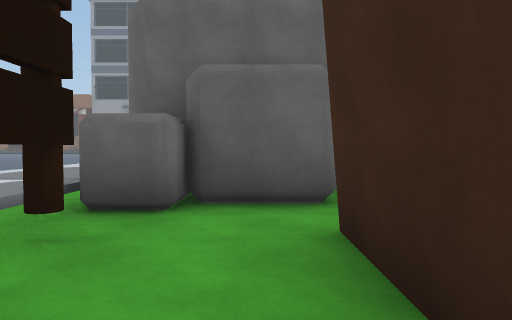
view 1 (above)

24 first-person views from a walk through a scene from a Unity 3-D project. The camera is 1.3 m above the floor, tilts 2° down and sees 70° across. The floor is counted in squares, 2 m on a side. Each view is taken from the middle of a square. On the plan, view 1 faces up. The plan holds only what a view shows up to about 11 squares ahead; the rest is blank. The place goes on beyond the plan. The player is left out.

view 2
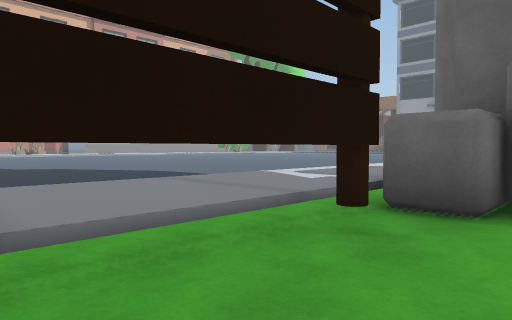

view 3
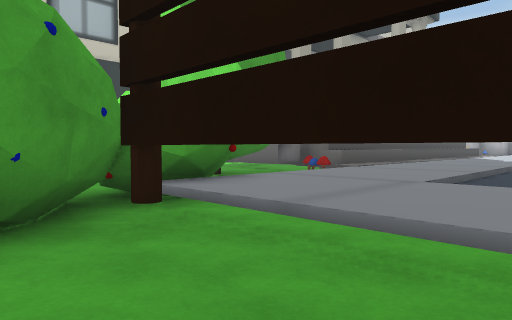

view 4
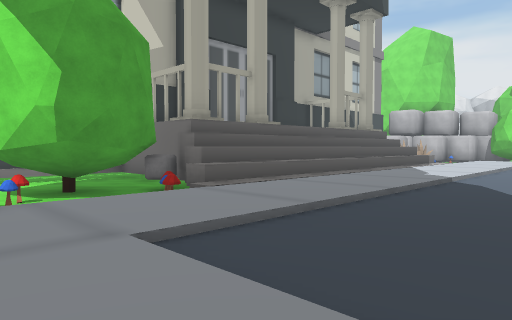

view 5
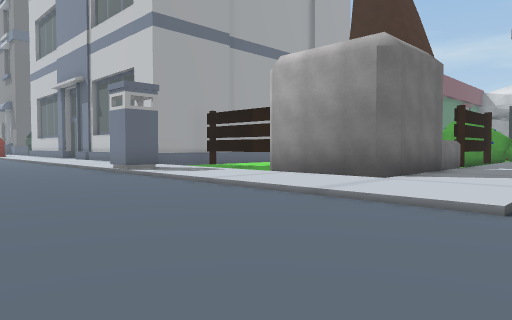

view 6
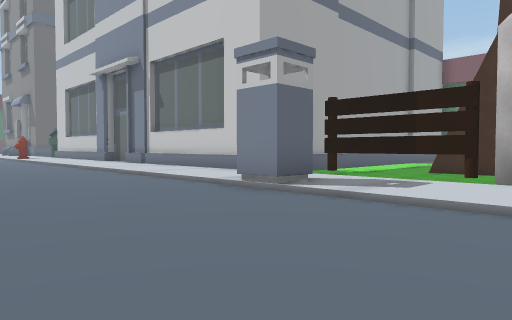

view 7
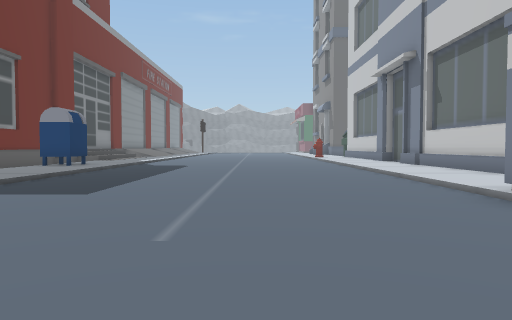

view 8
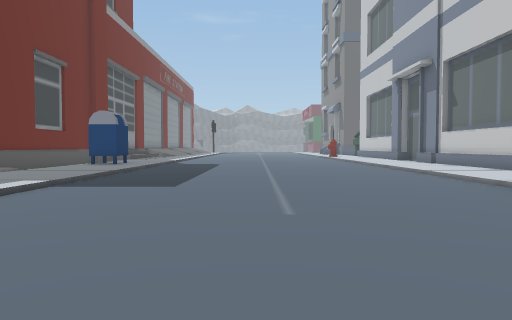

view 9
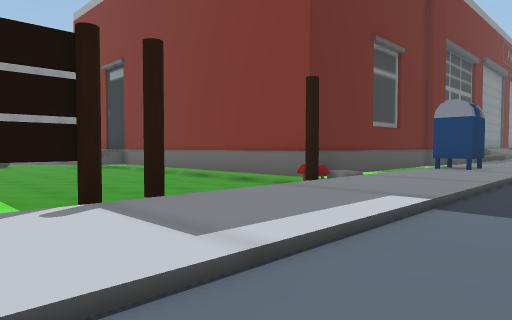

view 10
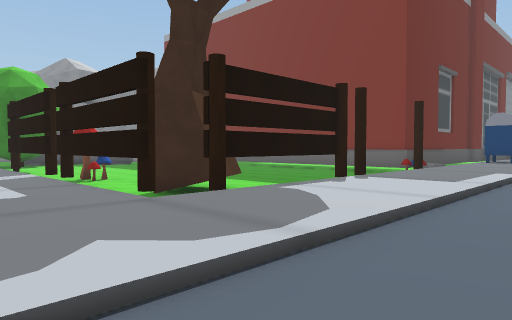

view 11
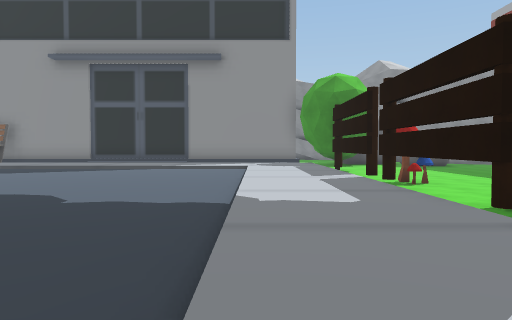

view 12
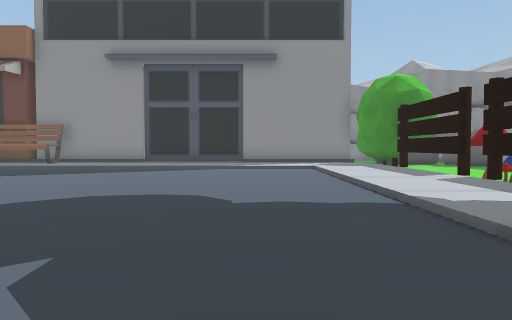

view 13
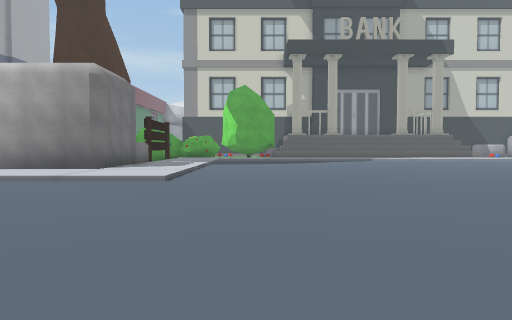

view 14
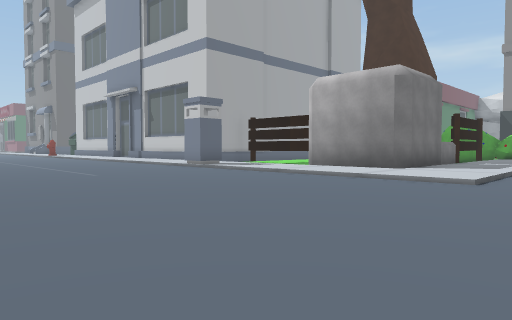

view 15
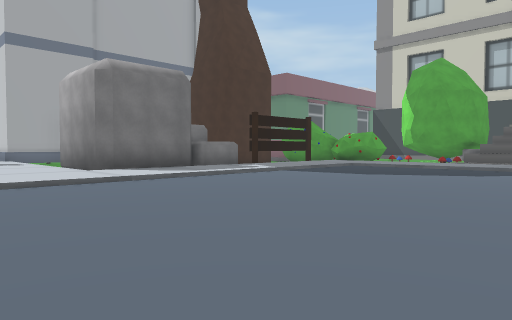

view 16
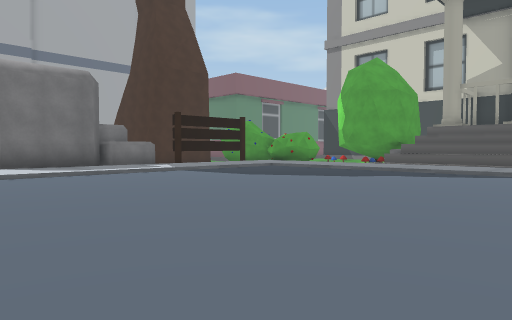

view 17
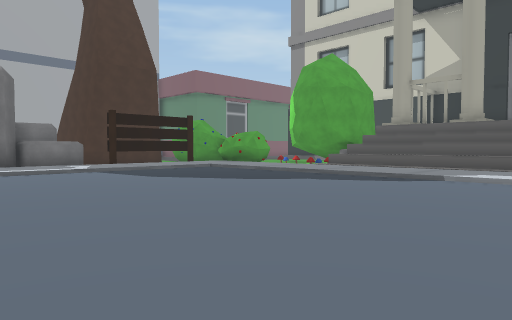

view 18
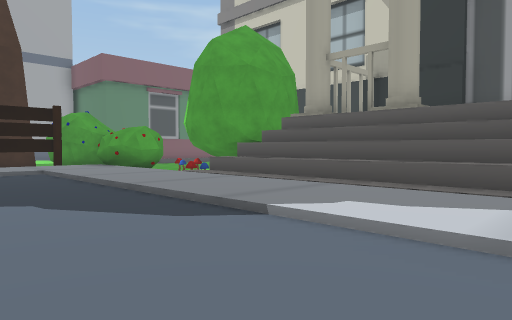

view 19
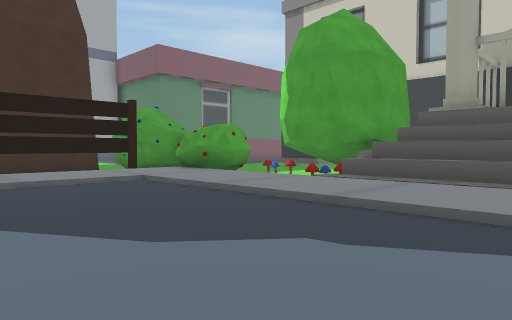

view 20
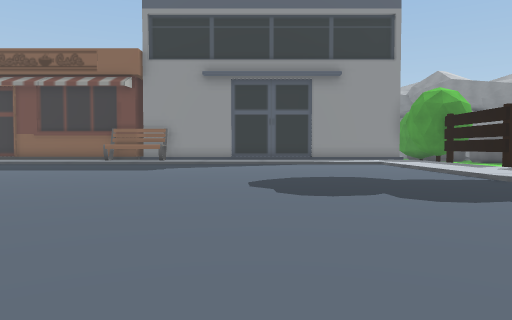

view 21
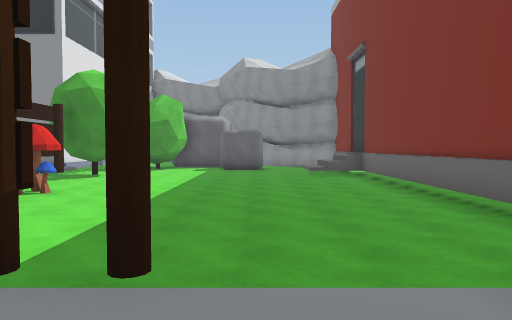

view 22
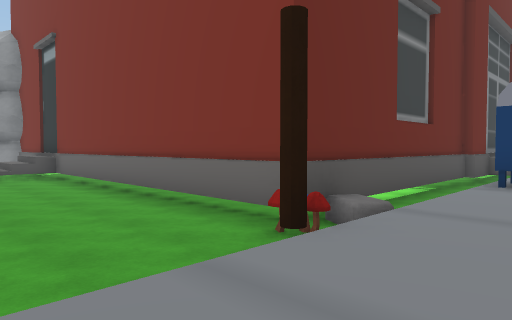

view 23
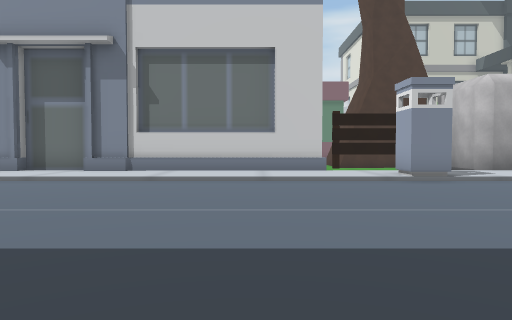

view 24
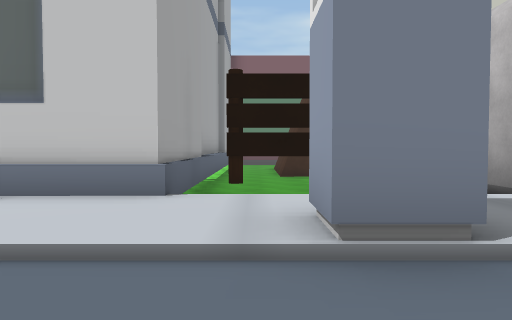

### Floor plan
Key: @ floor where view 1 was taken; # wall or solid block; x gap in a wall; . main floor; : floor 0.25 m higher than the main floor; - floor 0.25 m lower than the main floor; / step, stairs or slope; ^ raised ledge; M mushroom; B bin; T thing the floor can be seen under or through; A mailbox; O other object.
Columns run from 14 left of view 1 to 12 right of it. Each row starts with its distance up from view 1.
 30             OO -------#
 29  //////////:x---------#
 28  ........./:#---------#
 27   ......../:#M--------#
 26 ........../:xMM-------#
 25 ........../:x---------#
 24 ........../:T---------#
 23 ........../:T-T-------#
 22 ........../:TTTT-----M#####
 21  ........./::TTTTT--#OO----
 20  ........./::::::::::::::A#
 19   ......../::::::::::::::::
 18    .......................
 17    .......................
 16     ......................
 15      .....................
 14      ......................
 13     .......................
 12    ........................
 11    .......////////B////////
 10  ........./:::::::B::::::::
  9  ........./:::::::::#######
  8 ........../:OOOO    #
  7 ........../:O  OTTTT#
  6 ........../:OOOO -- #
  5 ........../:OOOO----^
  4  ........./:OOOO----^
  3 ........../:/--#### ^
  2 ........../:/#-#  # ^
  1 ........../:/#-#
  0 ::::::::::::/#@#
 -1 ::::::::::::/O##
 -2  :::::::M//OO##
 -3  ^^^^^^OO-M#
 -4  ######O####
 -5       ####

Positions as (right, up) in squares from view 1, and headings:
1: (0, 0), facing up
2: (0, 0), facing up-left
3: (0, 2), facing down-left
4: (-3, 3), facing down-left
5: (-5, 15), facing down-right
6: (0, 15), facing down-right
7: (0, 14), facing right
8: (-1, 15), facing right
9: (1, 17), facing up-right
10: (-4, 17), facing up-right
11: (-4, 18), facing up
12: (-6, 18), facing up
13: (-6, 18), facing down
14: (-6, 18), facing down-right
15: (-11, 12), facing down-right
16: (-13, 10), facing down-right
17: (-14, 8), facing down-right
18: (-14, 3), facing down-right
19: (-11, 4), facing down-right
20: (-9, 15), facing up
21: (4, 19), facing up
22: (4, 19), facing up-right
23: (8, 19), facing down
24: (5, 13), facing down
